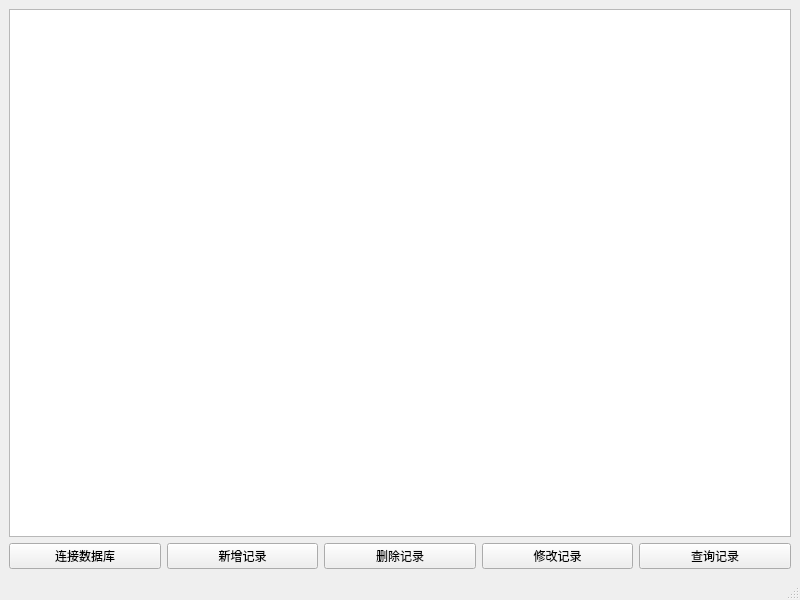
<?xml version="1.0" encoding="UTF-8"?>
<ui version="4.0">
 <class>MainWindow</class>
 <widget class="QMainWindow" name="MainWindow">
  <property name="geometry">
   <rect>
    <x>0</x>
    <y>0</y>
    <width>800</width>
    <height>600</height>
   </rect>
  </property>
  <property name="windowTitle">
   <string>MainWindow</string>
  </property>
  <widget class="QWidget" name="centralwidget">
   <layout class="QVBoxLayout" name="verticalLayout">
    <item>
     <widget class="QTableView" name="tableView"/>
    </item>
    <item>
     <layout class="QHBoxLayout" name="horizontalLayout">
      <item>
       <widget class="QPushButton" name="pushButton">
        <property name="text">
         <string>连接数据库</string>
        </property>
       </widget>
      </item>
      <item>
       <widget class="QPushButton" name="insertData">
        <property name="text">
         <string>新增记录</string>
        </property>
       </widget>
      </item>
      <item>
       <widget class="QPushButton" name="deleteData">
        <property name="text">
         <string>删除记录</string>
        </property>
       </widget>
      </item>
      <item>
       <widget class="QPushButton" name="updateData">
        <property name="text">
         <string>修改记录</string>
        </property>
       </widget>
      </item>
      <item>
       <widget class="QPushButton" name="selectData">
        <property name="text">
         <string>查询记录</string>
        </property>
       </widget>
      </item>
     </layout>
    </item>
   </layout>
  </widget>
  <widget class="QMenuBar" name="menubar">
   <property name="geometry">
    <rect>
     <x>0</x>
     <y>0</y>
     <width>800</width>
     <height>25</height>
    </rect>
   </property>
  </widget>
  <widget class="QStatusBar" name="statusbar"/>
 </widget>
 <resources/>
 <connections/>
</ui>
